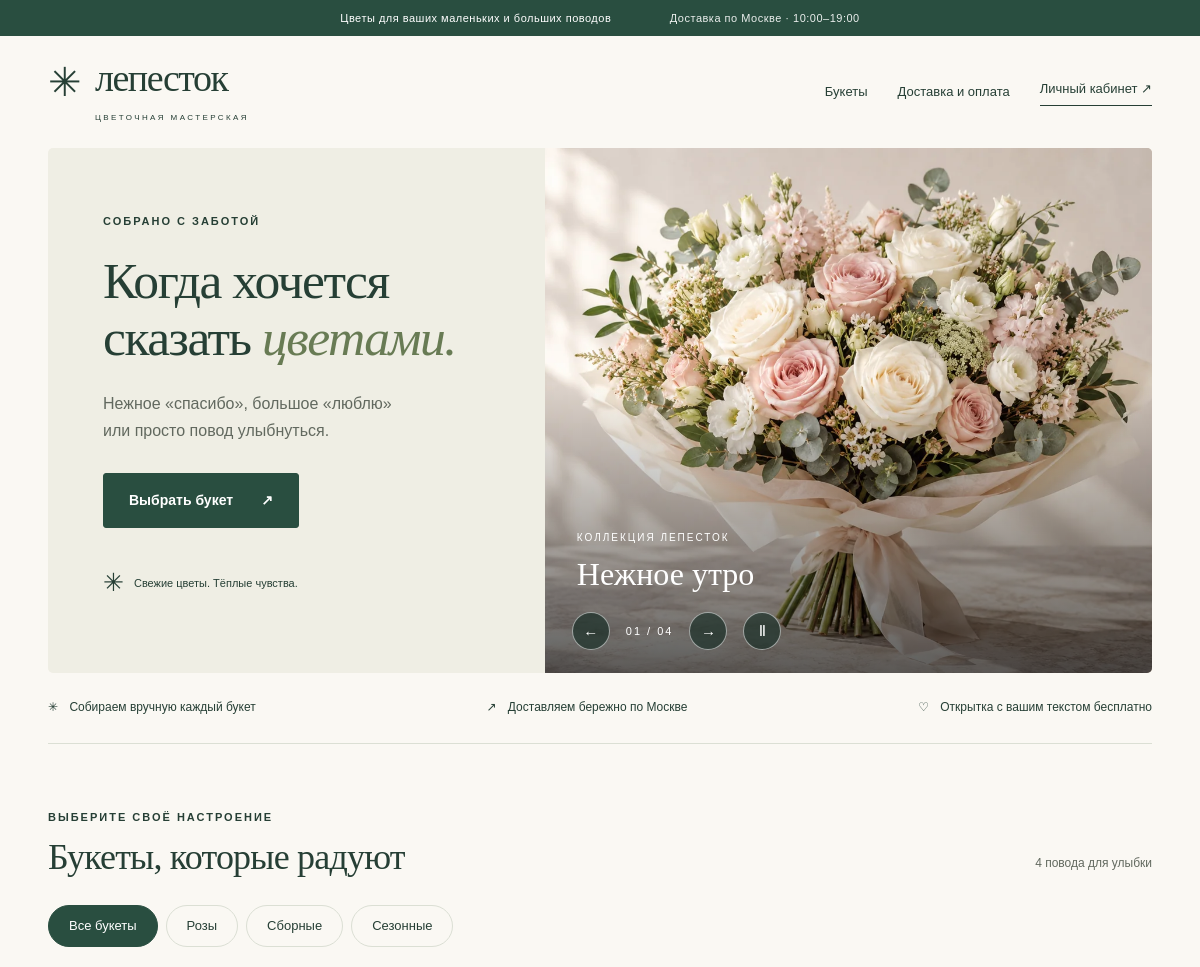
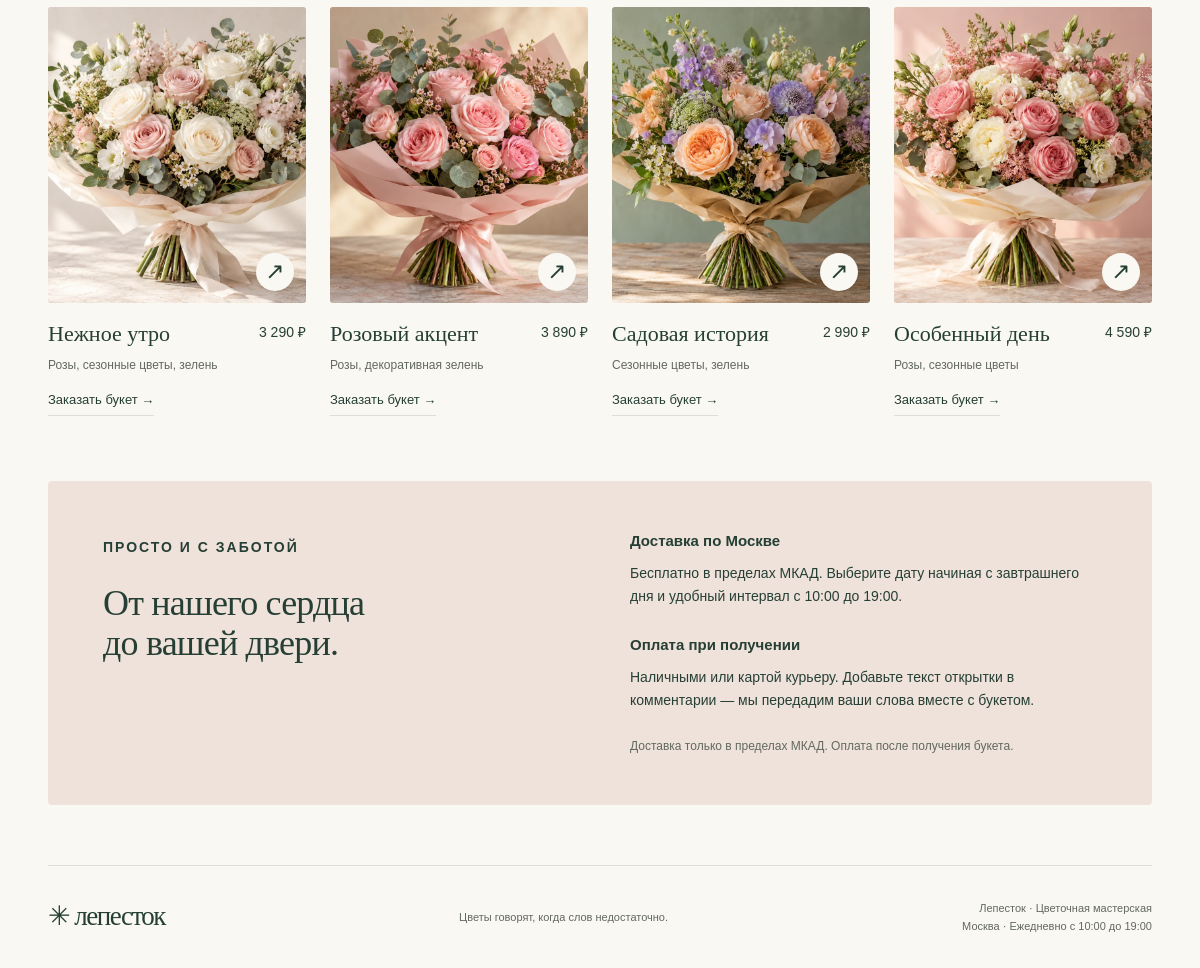
The page / on the database its author committed (2 pictures, top to bottom).
### tables this page shows
CREATE TABLE `bouquets` (
  `id` int(10) unsigned NOT NULL AUTO_INCREMENT,
  `name` varchar(100) NOT NULL,
  `description` varchar(500) NOT NULL,
  `composition` varchar(200) NOT NULL,
  `category` enum('roses','mixed','seasonal') NOT NULL,
  `price` decimal(10,2) NOT NULL CHECK (`price` > 0),
  `image` varchar(100) NOT NULL,
  `active` tinyint(1) NOT NULL DEFAULT 1,
  PRIMARY KEY (`id`)
);

### app.php (called while the page is built, shortened)
<?php
$c = require __DIR__ . "/config.php";
try {
    $db = new PDO(
        "mysql:host={$c["host"]};port={$c["port"]};dbname={$c["database"]};charset=utf8mb4",
        $c["user"],
        $c["password"],
        [
            PDO::ATTR_ERRMODE => PDO::ERRMODE_EXCEPTION,
            PDO::ATTR_DEFAULT_FETCH_MODE => PDO::FETCH_ASSOC,
            PDO::ATTR_EMULATE_PREPARES => false,
        ],
    );
} catch (PDOException $e) {
    http_response_code(503);
    exit(
        "База данных недоступна. Запустите MySQL в XAMPP и выполните установку по README."
    );
}
function query(string $sql, array $args = []): PDOStatement
{
    global $db;
    $s = $db->prepare($sql);
    $s->execute($args);
    return $s;
}
function e(mixed $v): string
{
    return htmlspecialchars((string) $v, ENT_QUOTES, "UTF-8");
}
function money(mixed $n): string
{
    return number_format((float) $n, 0, ",", " ") . " ₽";
}
$user = isset($_SESSION["uid"])
    ? query(
        "SELECT id,login,full_name,phone,email,role FROM users WHERE id=?",
        [$_SESSION["uid"]],
    )->fetch()
    : false;
$page = $_GET["page"] ?? "home";
$bouquets = query(
    "SELECT * FROM bouquets WHERE active=1 ORDER BY id",
)->fetchAll();

### index.php (the view, shortened to what this page needs)
<?php require __DIR__ . "/app.php"; ?>
<!DOCTYPE html>
<html lang="ru">
<head>
<link rel="stylesheet" href="assets/style.min.css?v=3"><script src="assets/app.min.js?v=3" defer></script>
</head>
<body>
<div class="announcement">Цветы для ваших маленьких и больших поводов <span>Доставка по Москве · 10:00–19:00</span></div>
<header class="header wrap">
 <a class="brand" href="index.php"><span class="brand-icon" aria-hidden="true">✳</span> лепесток<span class="brand-sub">ЦВЕТОЧНАЯ МАСТЕРСКАЯ</span></a>
 <nav id="navigation" aria-label="Основная навигация"><a href="index.php#catalog">Букеты</a><a href="index.php#delivery">Доставка и оплата</a>
 <?php if ($user): ?><a href="index.php?page=account">Мои заказы</a><?php if (
    $user["role"] === "admin"
): ?><a href="index.php?page=admin">Управление</a><?php endif; ?><form method="post"><?= csrf() ?><input type="hidden" name="action" value="logout"><button type="submit" class="link-button">Выйти</button></form>
 <?php else: ?><a class="nav-account" href="index.php?page=login">Личный кабинет ↗</a><?php endif; ?></nav>
</header>
<main id="main" class="wrap">
<?php if ($page === "home"): ?>
<section class="hero">
 <div class="hero-copy"><p class="eyebrow">СОБРАНО С ЗАБОТОЙ</p><h1>Когда хочется<br>сказать <em>цветами.</em></h1><p>Нежное «спасибо», большое «люблю»<br>или просто повод улыбнуться.</p><a class="button" href="#catalog">Выбрать букет <span aria-hidden="true">↗</span></a><div class="hero-note"><span aria-hidden="true">✳</span> Свежие цветы. Тёплые чувства.</div></div>
 <section class="slider" aria-roledescription="карусель" aria-label="Коллекция букетов">
 <?php foreach ($bouquets as $i => $b): ?><figure class="slide <?= $i === 0
    ? "active"
    : "" ?>" <?= $i ? "hidden" : "" ?>><img src="assets/images/<?= e(
    $b["image"],
) ?>" alt="<?= e(
    $b["name"],
) ?> — цветочная композиция" width="1200" height="900" <?= $i === 0
     ? 'fetchpriority="high"'
     : 'loading="lazy"' ?>><figcaption><span>КОЛЛЕКЦИЯ ЛЕПЕСТОК</span><strong><?= e(
    $b["name"],
) ?></strong></figcaption></figure><?php endforeach; ?>
 <div class="slider-controls"><button type="button" data-slide="prev" aria-label="Предыдущий слайд">←</button><span id="slide-count">01 / 04</span><button type="button" data-slide="next" aria-label="Следующий слайд">→</button><button type="button" id="pause-slider" aria-label="Приостановить слайдер">Ⅱ</button></div>
 </section>
</section>
<div class="benefits"><span>✳ <strong>Собираем вручную</strong> каждый букет</span><span>↗ <strong>Доставляем бережно</strong> по Москве</span><span>♡ <strong>Открытка с вашим текстом</strong> бесплатно</span></div>
<section id="catalog" class="catalog"><div class="section-heading"><div><p class="eyebrow">ВЫБЕРИТЕ СВОЁ НАСТРОЕНИЕ</p><h2>Букеты, которые радуют</h2></div><span class="muted">4 повода для улыбки</span></div>
<div class="filters" role="group" aria-label="Фильтр каталога"><button type="button" data-category="all" aria-pressed="true">Все букеты</button><button type="button" data-category="roses" aria-pressed="false">Розы</button><button type="button" data-category="mixed" aria-pressed="false">Сборные</button><button type="button" data-category="seasonal" aria-pressed="false">Сезонные</button></div>
<div class="product-grid"><?php foreach (
    $bouquets
    as $b
): ?><article class="product" data-product-category="<?= e(
    $b["category"],
) ?>"><a class="product-image" href="index.php?page=order&amp;bouquet=<?= e(
    $b["id"],
) ?>"><img src="assets/images/<?= e($b["image"]) ?>" alt="Букет «<?= e(
    $b["name"],
) ?>»" width="1200" height="900" loading="lazy"><span class="product-arrow" aria-hidden="true">↗</span></a><div class="product-title"><h3><?= e(
    $b["name"],
) ?></h3><strong><?= money($b["price"]) ?></strong></div><p><?= e(
    $b["composition"],
) ?></p><a class="text-link" href="index.php?page=order&amp;bouquet=<?= e(
    $b["id"],
) ?>">Заказать букет →</a></article><?php endforeach; ?></div></section>
<section id="delivery" class="delivery"><div><p class="eyebrow">ПРОСТО И С ЗАБОТОЙ</p><h2>От нашего сердца<br>до вашей двери.</h2></div><div><h3>Доставка по Москве</h3><p>Бесплатно в пределах МКАД. Выберите дату начиная с завтрашнего дня и удобный интервал с 10:00 до 19:00.</p><h3>Оплата при получении</h3><p>Наличными или картой курьеру. Добавьте текст открытки в комментарии — мы передадим ваши слова вместе с букетом.</p><p class="muted">Доставка только в пределах МКАД. Оплата после получения букета.</p></div></section>
<?php else: ?><div class="empty"><h1><?= e(
    $titles[$page],
) ?></h1><a class="button" href="index.php">На главную</a></div><?php endif; ?>
</main><footer class="footer wrap"><a class="brand" href="index.php">✳ лепесток</a><p>Цветы говорят, когда слов недостаточно.</p><small>Лепесток · Цветочная мастерская<br>Москва · Ежедневно с 10:00 до 19:00</small></footer>
</body></html>

### rows shown on the page
bouquets: image (picture), name "Нежное утро", price "3 290 ₽", composition "Розы, сезонные цветы, зелень"
bouquets: image (picture), name "Розовый акцент", price "3 890 ₽", composition "Розы, декоративная зелень"
bouquets: image (picture), name "Садовая история", price "2 990 ₽", composition "Сезонные цветы, зелень"
bouquets: image (picture), name "Особенный день", price "4 590 ₽", composition "Розы, сезонные цветы"
